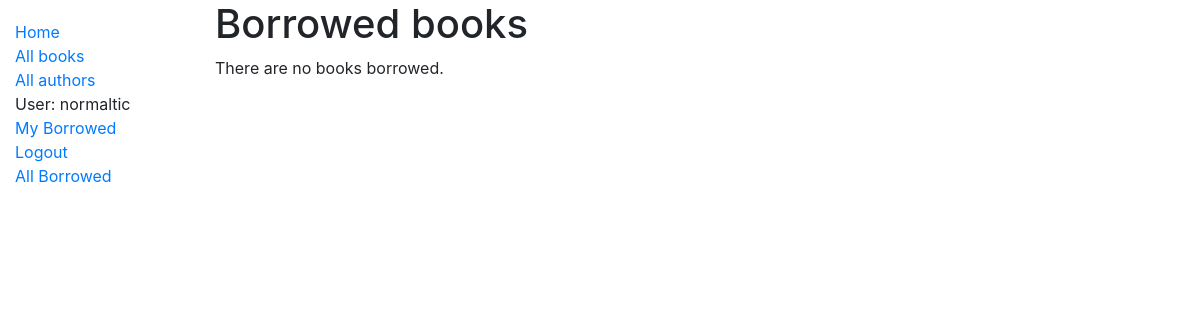
The app's page /catalog/borrowed/ (signed in), older data.
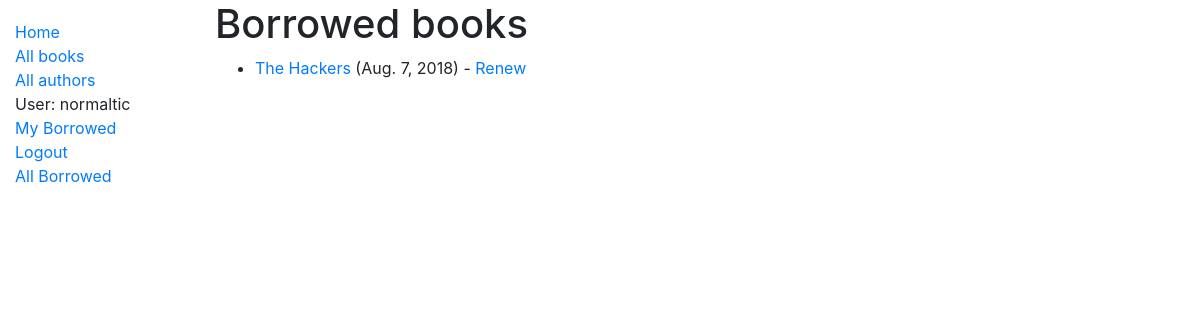
The same page, newer data.
### catalog/models.py (models this page shows, shortened)
class BookInstance(models.Model):
    id = models.UUIDField(primary_key=True, default=uuid.uuid4, help_text='Unique ID for this particular book across whole library')
    book = models.ForeignKey('Book', on_delete=models.SET_NULL, null=True)
    imprint = models.CharField(max_length=200)
    due_back = models.DateField(null=True, blank=True)
    borrower = models.ForeignKey(User, on_delete=models.SET_NULL, null=True, blank=True)
    LOAN_STATUS = (
        ('m', 'Maintenance'),
        ('o', 'On loan'),
        ('a', 'Available'),
        ('r', 'Reserved'),
    )
    status = models.CharField(
        max_length=1,
        choices=LOAN_STATUS,
        blank=True,
        default='m',
        help_text='Book availability',
    )
    class Meta:
        ordering = ['due_back']
        permissions = (("can_mark_returned", "Set book as returned"),)
    @property
    def is_overdue(self):
        if self.due_back and date.today() > self.due_back:
            return True
        return False

class Book(models.Model):
    title = models.CharField(max_length=200)
    author = models.ForeignKey('Author', on_delete=models.SET_NULL, null=True)
    summary = models.TextField(max_length=1000, help_text='Enter a brief description of the book')
    isbn = models.CharField('ISBN', max_length=13, help_text='13 Character <a href="https://www.isbn-international.org/content/what-isbn">ISBN number</a>')
    genre = models.ManyToManyField(Genre, help_text='Select a genre for this book')
    def display_genre(self):
        return ', '.join(genre.name for genre in self.genre.all()[:3])
    display_genre.short_description = 'Genre'

### catalog/views.py (the view)
# urls.py: path('borrowed/', views.AllLoanedBooksListView.as_view(), name='all-borrowed'),
class AllLoanedBooksListView(PermissionRequiredMixin, generic.ListView):
    model = BookInstance
    template_name = 'catalog/bookinstance_list_borrowed_all.html'
    permission_required = 'catalog.can_mark_returned'
    paginate_by = 10
    def get_queryset(self):
        return BookInstance.objects.filter(status__exact='o').order_by('due_back')

### catalog/templates/catalog/bookinstance_list_borrowed_all.html
{% extends "base_generic.html" %}
{% block content %}
  <h1>Borrowed books</h1>
  {% if bookinstance_list %}
  <ul>
    {% for bookinst in bookinstance_list %}
    <li class="{% if bookinst.is_overdue %}text-danger{% endif %}">
      <a href="{% url 'book-detail' bookinst.book.pk %}">{{bookinst.book.title}}</a> ({{ bookinst.due_back }}) {% if perms.catalog.can_mark_returned %}- <a href="{% url 'renew-book-librarian' bookinst.id %}">Renew</a> {% endif %}
    </li>
    {% endfor %}
  </ul>
  {% else %}
    <p>There are no books borrowed.</p>
  {% endif %}
{% endblock %}

Row changes from the older to the newer data that the page shows:
now on this page (row edited): BookInstance: book "The Hackers", due_back "Aug. 7, 2018"
Text that changed along with them:
text no longer shown: "There are no books borrowed."
